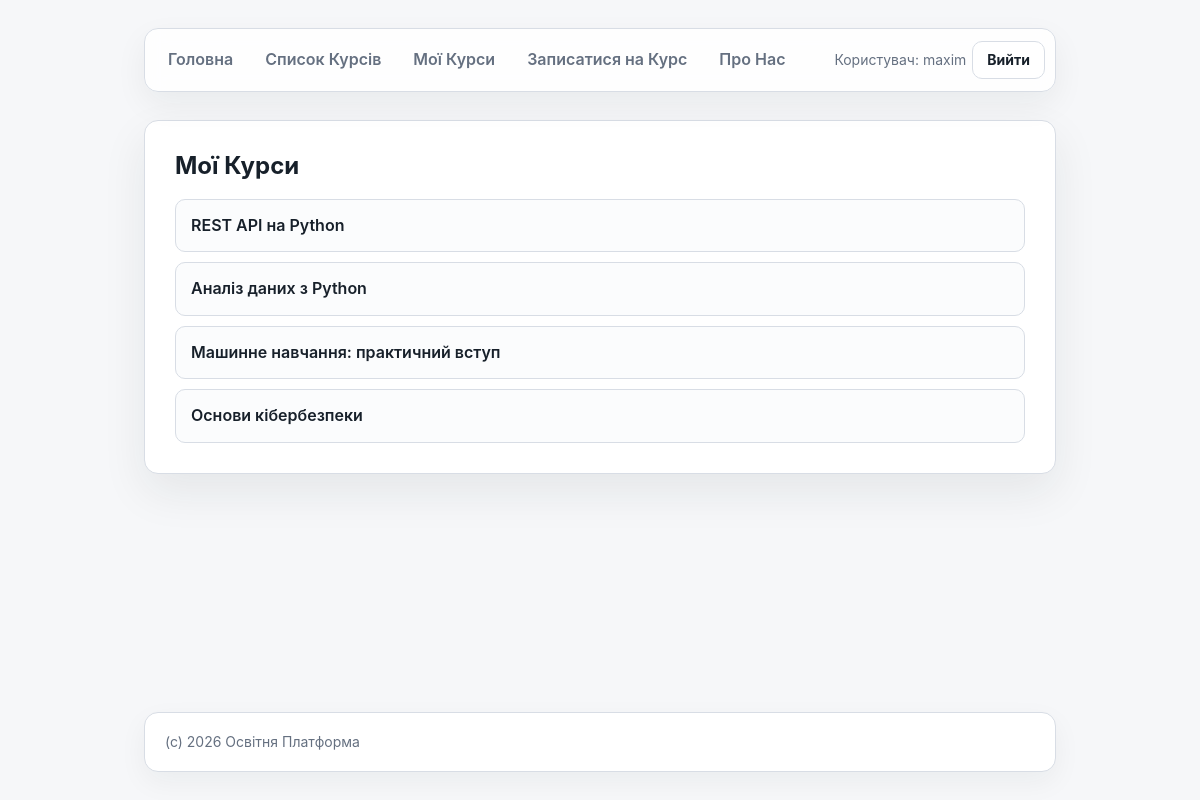
Page /my-courses/ (signed in) on the committed database.
### courses/models/enrollment.py (models this page shows)
class Enrollment(models.Model):
    course = models.ForeignKey(Course, on_delete=models.CASCADE, related_name='enrollments')
    student = models.ForeignKey(settings.AUTH_USER_MODEL, on_delete=models.CASCADE, related_name='enrollments')
    is_active = models.BooleanField(default=True)
    created_at = models.DateTimeField(auto_now_add=True)

### courses/models/course.py (models this page shows, shortened)
class Course(models.Model):
    LEVELS = [
        ('beginner', 'Beginner'),
        ('intermediate', 'Intermediate'),
        ('advanced', 'Advanced'),
    ]
    name = models.CharField(max_length=200)
    description = models.TextField()
    author = models.CharField(max_length=200, null=True, blank=True)
    level = models.CharField(max_length=32, choices=LEVELS, default='beginner')
    price = models.DecimalField(decimal_places=2, max_digits=6, default=5000.0)
    is_test = models.BooleanField(default=False)
    created_at = models.DateTimeField(auto_now_add=True)
    updated_at = models.DateTimeField(auto_now=True)

### courses/views.py (the view)
# urls.py: path('my-courses/', my_courses, name='my_courses'),
@login_required
def my_courses(request):
    enrollments = Enrollment.objects.filter(student=request.user).select_related('course')
    return render(request, 'courses/my_courses.html', {'enrollments': enrollments})

### courses/templates/courses/my_courses.html (shortened to what this page needs)
{% extends 'courses/base.html' %}
{% block main %}
<main>
    <strong>Мої Курси</strong>
    <ul>
    {% for enrollment in enrollments %}
        <li><a href="{% url 'course_details' enrollment.course.id %}">{{ enrollment.course.name }}</a></li>
    {% empty %}
        Ви ще не записані на курси
    {% endfor %}
    </ul>
</main>
{% endblock %}

### courses/templates/courses/includes/navbar.html (shortened to what this page needs)
<nav>
    <div class="nav-links">
        <a href="{% url 'home' %}">Головна</a>
        <a href="{% url 'courses_list' %}">Список Курсів</a>
        {% if request.user.is_authenticated %}
            <a href="{% url 'my_courses' %}">Мої Курси</a>
            <a href="{% url 'enroll_course' %}">Записатися на Курс</a>
        {% endif %}
        <a href="{% url 'about' %}">Про Нас</a>
    </div>
    <div class="nav-auth">
        {% if request.user.is_authenticated %}
            <span>Користувач: {{ request.user.username }}</span>
            <form method="post" action="{% url 'logout' %}">
                <button type="submit">Вийти</button>
            </form>
        {% else %}
            <a class="auth-link" href="{% url 'login' %}">Увійти</a>
        {% endif %}
    </div>
</nav>

### courses/static/courses/css/style.css (style rules this page uses)
:root { --bg: #f6f7f9; --surface: #ffffff; --surface-muted: #eef1f5; --text: #17202a; --muted: #657080; --border: #d8dde5; --accent: #2563eb; --accent-dark: #1d4ed8; --shadow: 0 18px 45px rgba(23, 32, 42, 0.08); }
* { box-sizing: border-box; }
html { min-height: 100%; background: var(--bg); }
body { display: flex; min-height: 100vh; flex-direction: column; max-width: 960px; margin: 0 auto; padding: 28px 24px; background: var(--bg); color: var(--text); font-family: Inter, -apple-system, BlinkMacSystemFont, "Segoe UI", Arial, sans-serif; font-size: 16px; line-height: 1.6; }
a { color: var(--accent); text-decoration: none; transition: color 150ms ease, background-color 150ms ease, border-color 150ms ease; }
nav { display: flex; align-items: center; justify-content: space-between; gap: 14px; margin-bottom: 28px; padding: 10px; border: 1px solid var(--border); border-radius: 14px; background: rgba(255, 255, 255, 0.86); box-shadow: 0 12px 32px rgba(23, 32, 42, 0.06); backdrop-filter: blur(10px); }
.nav-links, .nav-auth { display: flex; align-items: center; gap: 6px; }
.nav-links { flex-wrap: wrap; }
.nav-auth { flex-shrink: 0; color: var(--muted); font-size: 14px; }
.nav-auth form { margin: 0; }
nav a { display: inline-flex; align-items: center; justify-content: center; min-height: 38px; padding: 8px 13px; border-radius: 10px; color: var(--muted); font-weight: 600; }
.nav-auth .auth-link, .nav-auth button { display: inline-flex; align-items: center; justify-content: center; min-height: 38px; padding: 8px 14px; border: 1px solid var(--border); border-radius: 10px; background: var(--surface); color: var(--text); font: inherit; font-weight: 700; line-height: 1; cursor: pointer; transition: background-color 150ms ease, border-color 150ms ease, color 150ms ease; }
main { margin-bottom: 32px; padding: 30px; border: 1px solid var(--border); border-radius: 14px; background: var(--surface); box-shadow: var(--shadow); }
main > strong:first-child { display: block; margin-bottom: 18px; color: var(--text); font-size: 24px; line-height: 1.25; }
main ul { display: grid; gap: 10px; margin: 0; padding: 0; list-style: none; }
main li { border: 1px solid var(--border); border-radius: 10px; background: #fbfcfd; }
main li a { display: block; padding: 13px 15px; color: var(--text); font-weight: 600; }

### rows in the picture
Enrollment: course.name "REST API на Python"
Enrollment: course.name "Аналіз даних з Python"
Enrollment: course.name "Машинне навчання: практичний вступ"
Enrollment: course.name "Основи кібербезпеки"

### other values in the picture
{{ request.user.username }} "maxim"
